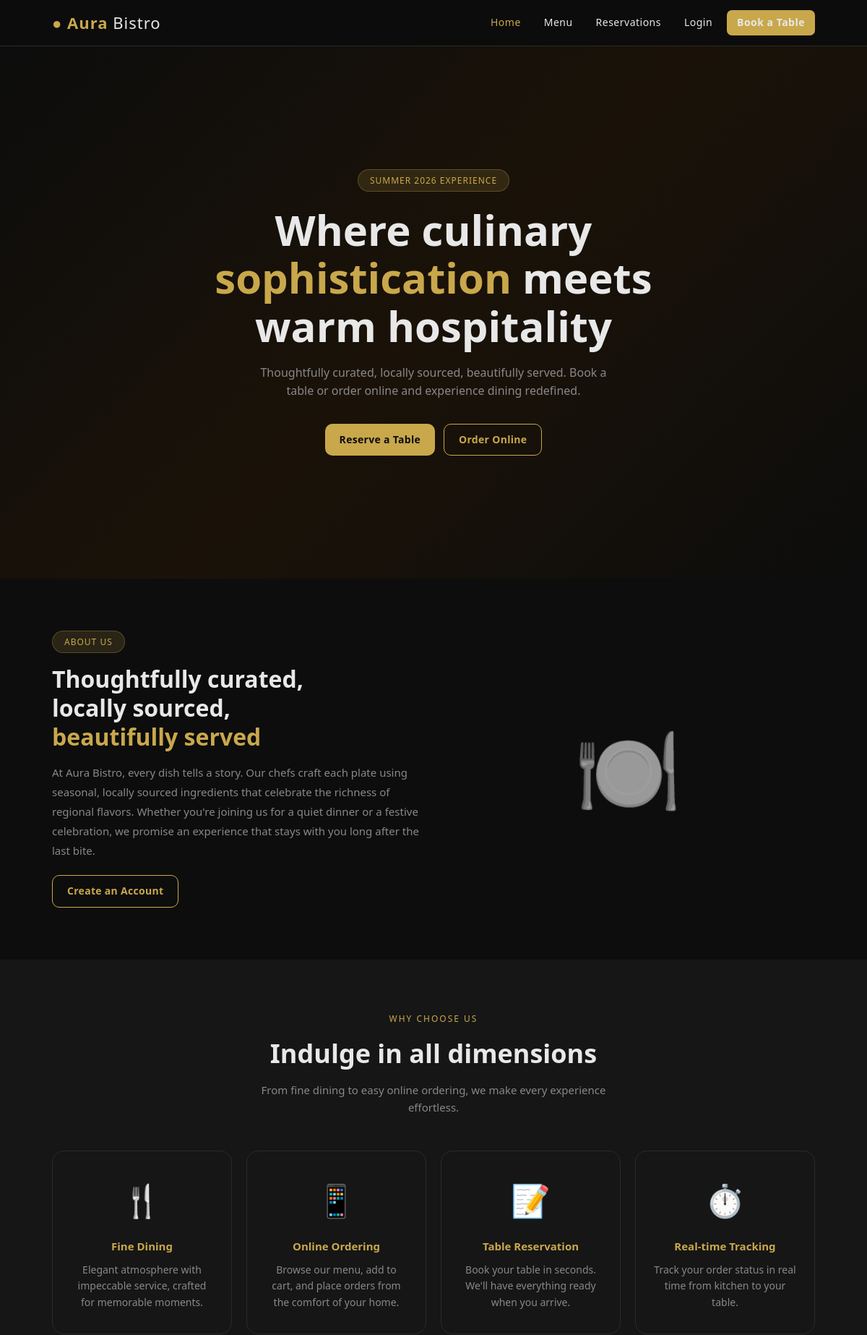
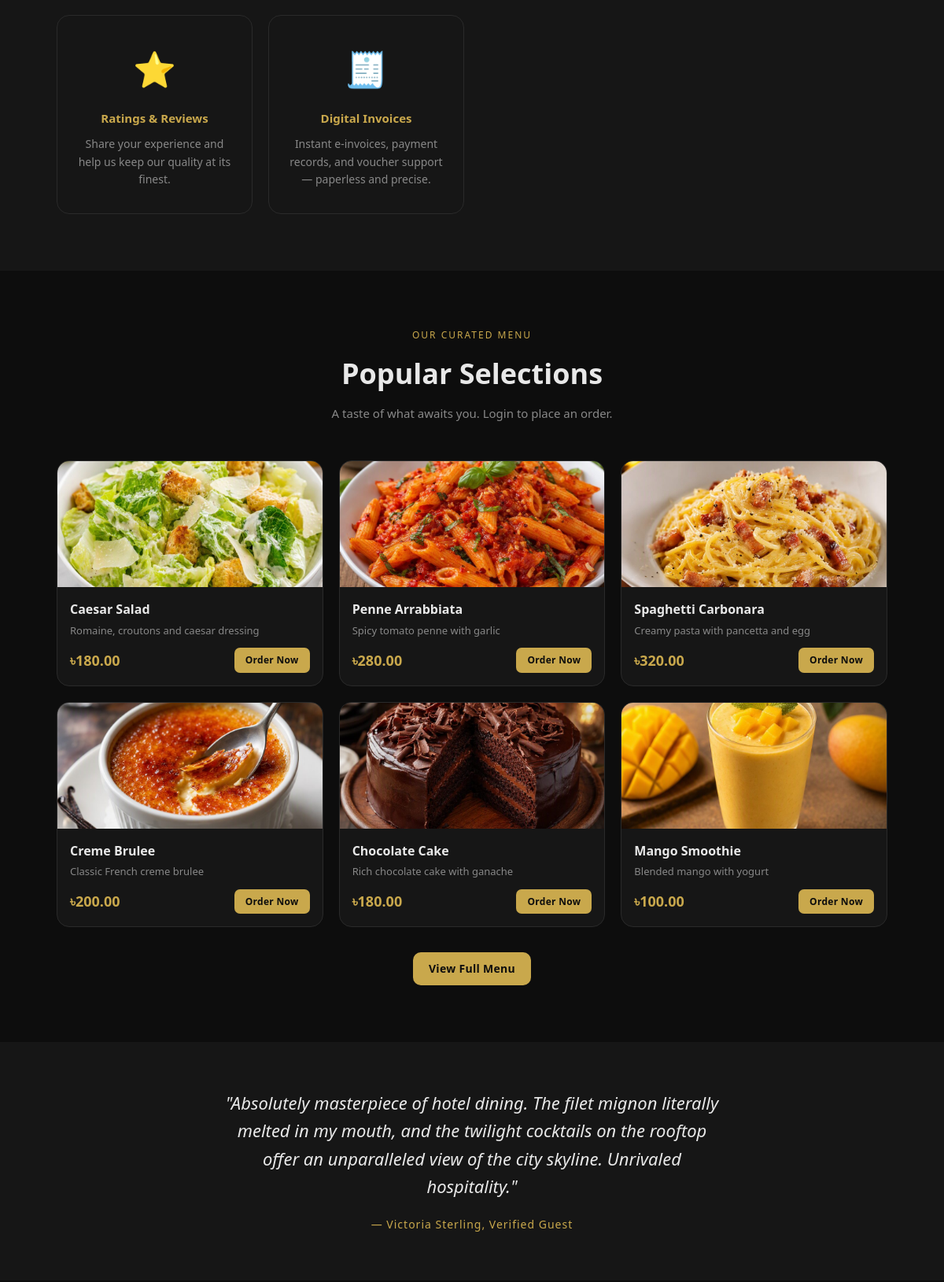
The page / (upper part) on the database its author committed (2 pictures, top to bottom).
### tables this page shows
CREATE TABLE foods (
    id          INT AUTO_INCREMENT PRIMARY KEY,
    category_id INT NOT NULL,
    name        VARCHAR(120) NOT NULL,
    description TEXT,
    price       DECIMAL(10,2) NOT NULL,
    image       VARCHAR(255)  DEFAULT NULL,
    available   TINYINT(1)    DEFAULT 1,
    created_at  TIMESTAMP DEFAULT CURRENT_TIMESTAMP,
    FOREIGN KEY (category_id) REFERENCES categories(id) ON DELETE CASCADE
);

### includes/image_helper.php (called while the page is built, shortened)
<?php
function food_image($food, $prefix = '')
{
    $dir = __DIR__ . '/../assets/images/foods/';
    if (!empty($food['image'])) {
        $file = basename($food['image']);
        if (is_file($dir . $file)) {
            return $prefix . 'assets/images/foods/' . rawurlencode($file);
        }
    }
    return $prefix . 'assets/images/foods/placeholder.svg';
}

### index.php (the view, shortened to what this page needs)
<?php
require "config/database.php";
require "includes/image_helper.php";
$preview = $conn->query("SELECT f.name, f.description, f.price, f.image, c.name AS category
    FROM foods f JOIN categories c ON c.id = f.category_id
    WHERE f.available = 1 ORDER BY f.id DESC LIMIT 6");
?>
<!DOCTYPE html>
<html lang="en">
<head>
<link rel="stylesheet" href="assets/css/style.css">
</head>
<body>
<header class="pub-nav">
    <div class="logo">● Aura <span>Bistro</span></div>
    <nav>
        <a href="index.php" class="active">Home</a>
        <a href="index.php#menu">Menu</a>
        <a href="index.php#reserve">Reservations</a>
        <a href="login.php">Login</a>
        <a href="register.php" class="btn btn-sm" style="margin-left:16px">Book a Table</a>
    </nav>
</header>
<section class="hero">
    <div class="hero-content">
        <div class="hero-tag">Summer 2026 Experience</div>
        <h1>Where culinary<br><em>sophistication</em> meets<br>warm hospitality</h1>
        <p>Thoughtfully curated, locally sourced, beautifully served. Book a table or order online and experience dining redefined.</p>
        <div class="hero-btns">
            <a href="register.php" class="btn">Reserve a Table</a>
            <a href="login.php" class="btn btn-outline">Order Online</a>
        </div>
    </div>
</section>
<section class="section">
    <div class="grid-2" style="align-items:center;max-width:1100px;margin:0 auto;">
        <div>
            <div class="hero-tag" style="margin-bottom:16px">About Us</div>
            <h2 style="font-size:32px;font-weight:700;line-height:1.25;margin-bottom:16px">
                Thoughtfully curated,<br>locally sourced,<br><span class="text-gold">beautifully served</span>
            </h2>
            <p style="color:var(--muted);font-size:15px;line-height:1.8;margin-bottom:20px">
                At Aura Bistro, every dish tells a story. Our chefs craft each plate using seasonal, locally sourced ingredients that celebrate the richness of regional flavors. Whether you're joining us for a quiet dinner or a festive celebration, we promise an experience that stays with you long after the last bite.
            </p>
            <a href="register.php" class="btn btn-outline">Create an Account</a>
        </div>
        <div style="text-align:center;font-size:120px;opacity:.6">🍽️</div>
    </div>
</section>
<section class="section section-dark" id="features">
    <div class="section-title">
        <div class="eyebrow">Why Choose Us</div>
        <h2>Indulge in all dimensions</h2>
        <p>From fine dining to easy online ordering, we make every experience effortless.</p>
    </div>
    <div class="grid-3" style="max-width:1100px;margin:0 auto">
        <div class="card" style="text-align:center;padding:32px 24px">
            <div style="font-size:44px;margin-bottom:16px">🍴</div>
            <h3 style="color:var(--gold);margin-bottom:10px">Fine Dining</h3>
            <p style="color:var(--muted);font-size:14px">Elegant atmosphere with impeccable service, crafted for memorable moments.</p>
        </div>
        <div class="card" style="text-align:center;padding:32px 24px">
            <div style="font-size:44px;margin-bottom:16px">📱</div>
            <h3 style="color:var(--gold);margin-bottom:10px">Online Ordering</h3>
            <p style="color:var(--muted);font-size:14px">Browse our menu, add to cart, and place orders from the comfort of your home.</p>
        </div>
        <div class="card" style="text-align:center;padding:32px 24px">
            <div style="font-size:44px;margin-bottom:16px">📝</div>
            <h3 style="color:var(--gold);margin-bottom:10px">Table Reservation</h3>
            <p style="color:var(--muted);font-size:14px">Book your table in seconds. We'll have everything ready when you arrive.</p>
        </div>
        <div class="card" style="text-align:center;padding:32px 24px">
            <div style="font-size:44px;margin-bottom:16px">⏱️</div>
            <h3 style="color:var(--gold);margin-bottom:10px">Real-time Tracking</h3>
            <p style="color:var(--muted);font-size:14px">Track your order status in real time from kitchen to your table.</p>
        </div>
        <div class="card" style="text-align:center;padding:32px 24px">
            <div style="font-size:44px;margin-bottom:16px">⭐️</div>
            <h3 style="color:var(--gold);margin-bottom:10px">Ratings & Reviews</h3>
            <p style="color:var(--muted);font-size:14px">Share your experience and help us keep our quality at its finest.</p>
        </div>
        <div class="card" style="text-align:center;padding:32px 24px">
            <div style="font-size:44px;margin-bottom:16px">🧾</div>
            <h3 style="color:var(--gold);margin-bottom:10px">Digital Invoices</h3>
            <p style="color:var(--muted);font-size:14px">Instant e-invoices, payment records, and voucher support — paperless and precise.</p>
        </div>
    </div>
</section>
<section class="section" id="menu">
    <div class="section-title">
        <div class="eyebrow">Our Curated Menu</div>
        <h2>Popular Selections</h2>
        <p>A taste of what awaits you. Login to place an order.</p>
    </div>
    <div class="food-grid" style="max-width:1100px;margin:0 auto 32px">
        <?php while ($f = $preview->fetch_assoc()): ?>
        <div class="food-card">
            <div class="food-img">
                <img src="<?= htmlspecialchars(food_image($f)) ?>" alt="<?= htmlspecialchars($f['name']) ?>" loading="lazy">
            </div>
            <div class="food-body">
                <div class="food-name"><?= htmlspecialchars($f['name']) ?></div>
                <div class="food-desc"><?= htmlspecialchars($f['description'] ?: 'Freshly prepared with premium ingredients.') ?></div>
                <div class="food-footer">
                    <span class="food-price">৳<?= number_format($f['price'], 2) ?></span>
                    <a href="login.php" class="btn btn-sm">Order Now</a>
                </div>
            </div>
        </div>
        <?php endwhile; ?>
    </div>
    <div class="text-center">
        <a href="login.php" class="btn">View Full Menu</a>
    </div>
</section>
<section class="section section-dark" style="text-align:center;padding:60px 6%">
    <p style="font-size:22px;font-style:italic;color:var(--text);max-width:640px;margin:0 auto;line-height:1.6">
        "Absolutely masterpiece of hotel dining. The filet mignon literally melted in my mouth, and the twilight cocktails on the rooftop offer an unparalleled view of the city skyline. Unrivaled hospitality."
    </p>
    <p style="color:var(--gold);margin-top:20px;font-size:14px;letter-spacing:1px">— Victoria Sterling, Verified Guest</p>
</section>
</body>
</html>

### rows shown on the page
foods: image (picture), name "Caesar Salad", description "Romaine, croutons and caesar dressing", price "180.00"
foods: image (picture), name "Penne Arrabbiata", description "Spicy tomato penne with garlic", price "280.00"
foods: image (picture), name "Spaghetti Carbonara", description "Creamy pasta with pancetta and egg", price "320.00"
foods: image (picture), name "Creme Brulee", description "Classic French creme brulee", price "200.00"
foods: image (picture), name "Chocolate Cake", description "Rich chocolate cake with ganache", price "180.00"
foods: image (picture), name "Mango Smoothie", description "Blended mango with yogurt", price "100.00"
